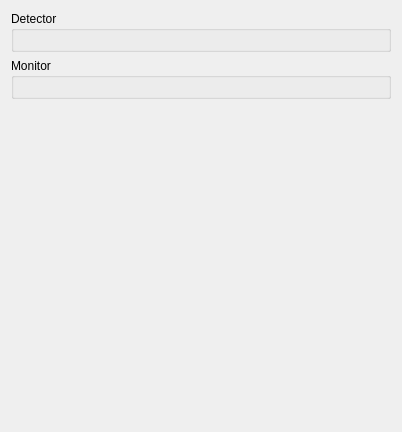
<?xml version="1.0" encoding="UTF-8"?>
<ui version="4.0">
 <class>Form</class>
 <widget class="QWidget" name="Form">
  <property name="geometry">
   <rect>
    <x>0</x>
    <y>0</y>
    <width>402</width>
    <height>432</height>
   </rect>
  </property>
  <property name="windowTitle">
   <string>Form</string>
  </property>
  <layout class="QGridLayout" name="gridLayout">
   <item row="0" column="0">
    <widget class="QGroupBox" name="groupBox_2">
     <property name="title">
      <string>Detector</string>
     </property>
     <layout class="QGridLayout" name="gridLayout_2">
      <item row="0" column="0">
       <widget class="ValueDisplay" name="d_detrate">
        <property name="minimumSize">
         <size>
          <width>60</width>
          <height>0</height>
         </size>
        </property>
        <property name="format" stdset="0">
         <string>%.3f</string>
        </property>
        <property name="item" stdset="0">
         <number>0</number>
        </property>
        <property name="key" stdset="0">
         <string>det.rates</string>
        </property>
        <property name="name" stdset="0">
         <string>Rate</string>
        </property>
        <property name="unit" stdset="0">
         <string>cts/s</string>
        </property>
        <property name="text" stdset="0">
         <string>0</string>
        </property>
       </widget>
      </item>
      <item row="0" column="1">
       <widget class="ValueDisplay" name="d_detrate_inst">
        <property name="minimumSize">
         <size>
          <width>60</width>
          <height>0</height>
         </size>
        </property>
        <property name="format" stdset="0">
         <string>%.3f</string>
        </property>
        <property name="item" stdset="0">
         <number>0</number>
        </property>
        <property name="key" stdset="0">
         <string>det.rates</string>
        </property>
        <property name="name" stdset="0">
         <string>Inst. rate</string>
        </property>
        <property name="unit" stdset="0">
         <string>cts/s</string>
        </property>
        <property name="text" stdset="0">
         <string>0</string>
        </property>
       </widget>
      </item>
     </layout>
    </widget>
   </item>
   <item row="1" column="0">
    <widget class="QGroupBox" name="groupBox_4">
     <property name="title">
      <string>Monitor</string>
     </property>
     <layout class="QGridLayout" name="gridLayout_3">
      <item row="0" column="0">
       <widget class="ValueDisplay" name="d_monrate">
        <property name="minimumSize">
         <size>
          <width>60</width>
          <height>0</height>
         </size>
        </property>
        <property name="format" stdset="0">
         <string>%.3f</string>
        </property>
        <property name="item" stdset="0">
         <number>1</number>
        </property>
        <property name="key" stdset="0">
         <string>det.rates</string>
        </property>
        <property name="name" stdset="0">
         <string>Rate</string>
        </property>
        <property name="unit" stdset="0">
         <string>cts/s</string>
        </property>
        <property name="text" stdset="0">
         <string>0</string>
        </property>
       </widget>
      </item>
      <item row="0" column="1">
       <widget class="ValueDisplay" name="d_monrate_inst">
        <property name="minimumSize">
         <size>
          <width>60</width>
          <height>0</height>
         </size>
        </property>
        <property name="format" stdset="0">
         <string>%.3f</string>
        </property>
        <property name="item" stdset="0">
         <number>1</number>
        </property>
        <property name="key" stdset="0">
         <string>det.rates</string>
        </property>
        <property name="name" stdset="0">
         <string>Inst. rate</string>
        </property>
        <property name="unit" stdset="0">
         <string>cts/s</string>
        </property>
        <property name="text" stdset="0">
         <string>0</string>
        </property>
       </widget>
      </item>
     </layout>
    </widget>
   </item>
   <item row="3" column="0">
    <spacer name="verticalSpacer">
     <property name="orientation">
      <enum>Qt::Vertical</enum>
     </property>
     <property name="sizeHint" stdset="0">
      <size>
       <width>20</width>
       <height>8</height>
      </size>
     </property>
    </spacer>
   </item>
   <item row="2" column="0">
    <widget class="TrendPlot" name="trendPlot">
     <property name="devices" stdset="0">
      <stringlist>
       <string>det.rates[0][0]</string>
       <string>det.rates[0][1]</string>
       <string>det.rates[1][0]</string>
       <string>det.rates[1][1]</string>
      </stringlist>
     </property>
     <property name="legend" stdset="0">
      <bool>true</bool>
     </property>
     <property name="names" stdset="0">
      <stringlist>
       <string>Monitor</string>
       <string>Detector</string>
       <string>Monitor (inst.)</string>
       <string>Detector (inst.)</string>
      </stringlist>
     </property>
    </widget>
   </item>
  </layout>
 </widget>
 <customwidgets>
  <customwidget>
   <class>ValueDisplay</class>
   <extends>QWidget</extends>
   <header>nicos.guisupport.display</header>
  </customwidget>
  <customwidget>
   <class>TrendPlot</class>
   <extends>QwtPlot</extends>
   <header>nicos.guisupport.plots</header>
  </customwidget>
  <customwidget>
   <class>QwtPlot</class>
   <extends>QFrame</extends>
   <header>qwt_plot.h</header>
  </customwidget>
 </customwidgets>
 <resources/>
 <connections/>
</ui>
